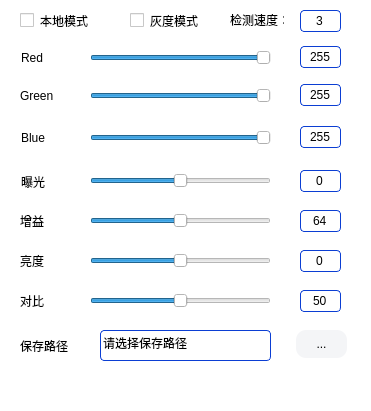
   <widget class="QFrame" name="set">
    <property name="geometry">
     <rect>
      <x>660</x>
      <y>60</y>
      <width>371</width>
      <height>411</height>
     </rect>
    </property>
    <property name="styleSheet">
     <string notr="true">border:0px solid rgb(255, 255, 255);
border-radius: 10px;
background:white</string>
    </property>
    <property name="frameShape">
     <enum>QFrame::NoFrame</enum>
    </property>
    <property name="frameShadow">
     <enum>QFrame::Raised</enum>
    </property>
    <widget class="QCheckBox" name="Die">
     <property name="geometry">
      <rect>
       <x>130</x>
       <y>10</y>
       <width>71</width>
       <height>21</height>
      </rect>
     </property>
     <property name="font">
      <font>
       <family>微软雅黑</family>
       <pointsize>9</pointsize>
       <weight>50</weight>
       <italic>false</italic>
       <bold>false</bold>
      </font>
     </property>
     <property name="styleSheet">
      <string notr="true">font: 9pt &quot;微软雅黑&quot;;</string>
     </property>
     <property name="text">
      <string>灰度模式</string>
     </property>
    </widget>
    <widget class="QLabel" name="R">
     <property name="geometry">
      <rect>
       <x>21</x>
       <y>50</y>
       <width>51</width>
       <height>16</height>
      </rect>
     </property>
     <property name="styleSheet">
      <string notr="true">font: 9pt &quot;微软雅黑&quot;;</string>
     </property>
     <property name="text">
      <string>Red</string>
     </property>
    </widget>
    <widget class="QSlider" name="RSld">
     <property name="geometry">
      <rect>
       <x>90</x>
       <y>47</y>
       <width>181</width>
       <height>22</height>
      </rect>
     </property>
     <property name="maximumSize">
      <size>
       <width>999999</width>
       <height>16777215</height>
      </size>
     </property>
     <property name="styleSheet">
      <string notr="true">QSlider::sub-page:horizontal
{
border: 1px solid #00ffFF; /* 边框颜色 */

background:qlineargradient(x1:0, y1:0, x2:0, y2:1, stop:0 #000000, stop:1 #0000FF); /* 颜色渐变*/

}</string>
     </property>
     <property name="maximum">
      <number>255</number>
     </property>
     <property name="value">
      <number>255</number>
     </property>
     <property name="orientation">
      <enum>Qt::Horizontal</enum>
     </property>
    </widget>
    <widget class="QSpinBox" name="RBx">
     <property name="geometry">
      <rect>
       <x>300</x>
       <y>46</y>
       <width>41</width>
       <height>22</height>
      </rect>
     </property>
     <property name="font">
      <font>
       <weight>50</weight>
       <bold>false</bold>
      </font>
     </property>
     <property name="contextMenuPolicy">
      <enum>Qt::DefaultContextMenu</enum>
     </property>
     <property name="layoutDirection">
      <enum>Qt::LeftToRight</enum>
     </property>
     <property name="styleSheet">
      <string notr="true">QSpinBox
{
	border:1px solid rgb(11, 62, 211);
	border-radius: 4px;
}
QSpinBox::up-button,QSpinBox::down-button
{
	width:0px;
}</string>
     </property>
     <property name="wrapping">
      <bool>false</bool>
     </property>
     <property name="frame">
      <bool>true</bool>
     </property>
     <property name="alignment">
      <set>Qt::AlignCenter</set>
     </property>
     <property name="buttonSymbols">
      <enum>QAbstractSpinBox::UpDownArrows</enum>
     </property>
     <property name="accelerated">
      <bool>false</bool>
     </property>
     <property name="correctionMode">
      <enum>QAbstractSpinBox::CorrectToPreviousValue</enum>
     </property>
     <property name="maximum">
      <number>255</number>
     </property>
     <property name="value">
      <number>255</number>
     </property>
    </widget>
    <widget class="QSpinBox" name="GBx">
     <property name="geometry">
      <rect>
       <x>300</x>
       <y>84</y>
       <width>41</width>
       <height>22</height>
      </rect>
     </property>
     <property name="styleSheet">
      <string notr="true">QSpinBox
{
	border:1px solid rgb(11, 62, 211);
	border-radius: 4px;
}
QSpinBox::up-button,QSpinBox::down-button
{
	width:0px;
}</string>
     </property>
     <property name="alignment">
      <set>Qt::AlignCenter</set>
     </property>
     <property name="maximum">
      <number>255</number>
     </property>
     <property name="value">
      <number>255</number>
     </property>
    </widget>
    <widget class="QLabel" name="G">
     <property name="geometry">
      <rect>
       <x>20</x>
       <y>88</y>
       <width>51</width>
       <height>16</height>
      </rect>
     </property>
     <property name="styleSheet">
      <string notr="true">font: 9pt &quot;微软雅黑&quot;;</string>
     </property>
     <property name="text">
      <string>Green</string>
     </property>
    </widget>
    <widget class="QSlider" name="GSld">
     <property name="geometry">
      <rect>
       <x>90</x>
       <y>85</y>
       <width>181</width>
       <height>22</height>
      </rect>
     </property>
     <property name="maximum">
      <number>255</number>
     </property>
     <property name="value">
      <number>255</number>
     </property>
     <property name="orientation">
      <enum>Qt::Horizontal</enum>
     </property>
    </widget>
    <widget class="QSlider" name="BSld">
     <property name="geometry">
      <rect>
       <x>90</x>
       <y>127</y>
       <width>181</width>
       <height>22</height>
      </rect>
     </property>
     <property name="maximum">
      <number>255</number>
     </property>
     <property name="value">
      <number>255</number>
     </property>
     <property name="orientation">
      <enum>Qt::Horizontal</enum>
     </property>
    </widget>
    <widget class="QLabel" name="B">
     <property name="geometry">
      <rect>
       <x>21</x>
       <y>130</y>
       <width>41</width>
       <height>16</height>
      </rect>
     </property>
     <property name="styleSheet">
      <string notr="true">font: 9pt &quot;微软雅黑&quot;;</string>
     </property>
     <property name="text">
      <string>Blue</string>
     </property>
    </widget>
    <widget class="QSpinBox" name="BBx">
     <property name="geometry">
      <rect>
       <x>300</x>
       <y>126</y>
       <width>41</width>
       <height>22</height>
      </rect>
     </property>
     <property name="styleSheet">
      <string notr="true">QSpinBox
{
	border:1px solid rgb(11, 62, 211);
	border-radius: 4px;
}
QSpinBox::up-button,QSpinBox::down-button
{
	width:0px;
}</string>
     </property>
     <property name="alignment">
      <set>Qt::AlignCenter</set>
     </property>
     <property name="maximum">
      <number>255</number>
     </property>
     <property name="value">
      <number>255</number>
     </property>
    </widget>
    <widget class="QLabel" name="BG">
     <property name="geometry">
      <rect>
       <x>21</x>
       <y>171</y>
       <width>51</width>
       <height>21</height>
      </rect>
     </property>
     <property name="styleSheet">
      <string notr="true">font: 9pt &quot;微软雅黑&quot;;</string>
     </property>
     <property name="text">
      <string>曝光</string>
     </property>
    </widget>
    <widget class="QSlider" name="BGSld">
     <property name="geometry">
      <rect>
       <x>90</x>
       <y>170</y>
       <width>181</width>
       <height>22</height>
      </rect>
     </property>
     <property name="minimum">
      <number>-20</number>
     </property>
     <property name="maximum">
      <number>20</number>
     </property>
     <property name="value">
      <number>0</number>
     </property>
     <property name="orientation">
      <enum>Qt::Horizontal</enum>
     </property>
    </widget>
    <widget class="QLabel" name="ZY">
     <property name="geometry">
      <rect>
       <x>20</x>
       <y>211</y>
       <width>51</width>
       <height>20</height>
      </rect>
     </property>
     <property name="styleSheet">
      <string notr="true">font: 9pt &quot;微软雅黑&quot;;</string>
     </property>
     <property name="text">
      <string>增益</string>
     </property>
    </widget>
    <widget class="QSlider" name="ZYSld">
     <property name="geometry">
      <rect>
       <x>90</x>
       <y>210</y>
       <width>181</width>
       <height>22</height>
      </rect>
     </property>
     <property name="minimum">
      <number>0</number>
     </property>
     <property name="maximum">
      <number>128</number>
     </property>
     <property name="value">
      <number>64</number>
     </property>
     <property name="orientation">
      <enum>Qt::Horizontal</enum>
     </property>
    </widget>
    <widget class="QSpinBox" name="ZYBx">
     <property name="geometry">
      <rect>
       <x>300</x>
       <y>210</y>
       <width>41</width>
       <height>22</height>
      </rect>
     </property>
     <property name="styleSheet">
      <string notr="true">QSpinBox
{
	border:1px solid rgb(11, 62, 211);
	border-radius: 4px;
}
QSpinBox::up-button,QSpinBox::down-button
{
	width:0px;
}</string>
     </property>
     <property name="alignment">
      <set>Qt::AlignCenter</set>
     </property>
     <property name="minimum">
      <number>0</number>
     </property>
     <property name="maximum">
      <number>128</number>
     </property>
     <property name="value">
      <number>64</number>
     </property>
    </widget>
    <widget class="QSlider" name="LDSld">
     <property name="geometry">
      <rect>
       <x>90</x>
       <y>250</y>
       <width>181</width>
       <height>22</height>
      </rect>
     </property>
     <property name="minimum">
      <number>-100</number>
     </property>
     <property name="maximum">
      <number>100</number>
     </property>
     <property name="orientation">
      <enum>Qt::Horizontal</enum>
     </property>
    </widget>
    <widget class="QSpinBox" name="LDBx">
     <property name="geometry">
      <rect>
       <x>300</x>
       <y>250</y>
       <width>41</width>
       <height>22</height>
      </rect>
     </property>
     <property name="styleSheet">
      <string notr="true">QSpinBox
{
	border:1px solid rgb(11, 62, 211);
	border-radius: 4px;
}
QSpinBox::up-button,QSpinBox::down-button
{
	width:0px;
}</string>
     </property>
     <property name="alignment">
      <set>Qt::AlignCenter</set>
     </property>
     <property name="minimum">
      <number>-100</number>
     </property>
     <property name="maximum">
      <number>100</number>
     </property>
     <property name="value">
      <number>0</number>
     </property>
    </widget>
    <widget class="QLabel" name="LD">
     <property name="geometry">
      <rect>
       <x>20</x>
       <y>251</y>
       <width>51</width>
       <height>20</height>
      </rect>
     </property>
     <property name="styleSheet">
      <string notr="true">font: 9pt &quot;微软雅黑&quot;;</string>
     </property>
     <property name="text">
      <string>亮度</string>
     </property>
    </widget>
    <widget class="QSlider" name="DBSld">
     <property name="geometry">
      <rect>
       <x>90</x>
       <y>290</y>
       <width>181</width>
       <height>22</height>
      </rect>
     </property>
     <property name="minimum">
      <number>0</number>
     </property>
     <property name="maximum">
      <number>100</number>
     </property>
     <property name="value">
      <number>50</number>
     </property>
     <property name="orientation">
      <enum>Qt::Horizontal</enum>
     </property>
    </widget>
    <widget class="QSpinBox" name="DBBx">
     <property name="geometry">
      <rect>
       <x>300</x>
       <y>290</y>
       <width>41</width>
       <height>22</height>
      </rect>
     </property>
     <property name="styleSheet">
      <string notr="true">QSpinBox
{
	border:1px solid rgb(11, 62, 211);
	border-radius: 4px;
}
QSpinBox::up-button,QSpinBox::down-button
{
	width:0px;
}</string>
     </property>
     <property name="alignment">
      <set>Qt::AlignCenter</set>
     </property>
     <property name="minimum">
      <number>0</number>
     </property>
     <property name="maximum">
      <number>100</number>
     </property>
     <property name="value">
      <number>50</number>
     </property>
    </widget>
    <widget class="QLabel" name="DB">
     <property name="geometry">
      <rect>
       <x>20</x>
       <y>291</y>
       <width>51</width>
       <height>20</height>
      </rect>
     </property>
     <property name="styleSheet">
      <string notr="true">font: 9pt &quot;微软雅黑&quot;
</string>
     </property>
     <property name="text">
      <string>对比</string>
     </property>
    </widget>
    <widget class="QLabel" name="LJ">
     <property name="geometry">
      <rect>
       <x>20</x>
       <y>336</y>
       <width>71</width>
       <height>20</height>
      </rect>
     </property>
     <property name="styleSheet">
      <string notr="true">font: 9pt &quot;微软雅黑&quot;;</string>
     </property>
     <property name="text">
      <string>保存路径</string>
     </property>
    </widget>
    <widget class="QLineEdit" name="LJTx">
     <property name="geometry">
      <rect>
       <x>100</x>
       <y>330</y>
       <width>171</width>
       <height>31</height>
      </rect>
     </property>
     <property name="styleSheet">
      <string notr="true">border:1px solid rgb(11, 62, 211);
border-radius: 4px;
font: 9pt &quot;微软雅黑&quot;;</string>
     </property>
     <property name="text">
      <string>请选择保存路径</string>
     </property>
     <property name="readOnly">
      <bool>true</bool>
     </property>
    </widget>
    <widget class="QPushButton" name="LJBut">
     <property name="geometry">
      <rect>
       <x>296</x>
       <y>330</y>
       <width>51</width>
       <height>28</height>
      </rect>
     </property>
     <property name="styleSheet">
      <string notr="true">background:rgb(244, 245, 247)</string>
     </property>
     <property name="text">
      <string>...</string>
     </property>
    </widget>
    <widget class="QSpinBox" name="BGBx">
     <property name="geometry">
      <rect>
       <x>300</x>
       <y>170</y>
       <width>41</width>
       <height>22</height>
      </rect>
     </property>
     <property name="styleSheet">
      <string notr="true">QSpinBox
{
	border:1px solid rgb(11, 62, 211);
	border-radius: 4px;
}
QSpinBox::up-button,QSpinBox::down-button
{
	width:0px;
}</string>
     </property>
     <property name="alignment">
      <set>Qt::AlignCenter</set>
     </property>
     <property name="minimum">
      <number>-20</number>
     </property>
     <property name="maximum">
      <number>20</number>
     </property>
     <property name="value">
      <number>0</number>
     </property>
    </widget>
    <widget class="QLabel" name="label">
     <property name="geometry">
      <rect>
       <x>80</x>
       <y>375</y>
       <width>191</width>
       <height>21</height>
      </rect>
     </property>
     <property name="styleSheet">
      <string notr="true">font: 9pt &quot;微软雅黑&quot;;</string>
     </property>
     <property name="text">
      <string>&lt;html&gt;&lt;head/&gt;&lt;body&gt;&lt;p align=&quot;center&quot;&gt;&lt;br/&gt;&lt;/p&gt;&lt;/body&gt;&lt;/html&gt;</string>
     </property>
    </widget>
    <widget class="QCheckBox" name="Local">
     <property name="geometry">
      <rect>
       <x>20</x>
       <y>10</y>
       <width>71</width>
       <height>21</height>
      </rect>
     </property>
     <property name="font">
      <font>
       <family>微软雅黑</family>
       <pointsize>9</pointsize>
       <weight>50</weight>
       <italic>false</italic>
       <bold>false</bold>
      </font>
     </property>
     <property name="styleSheet">
      <string notr="true">font: 9pt &quot;微软雅黑&quot;;</string>
     </property>
     <property name="text">
      <string>本地模式</string>
     </property>
    </widget>
    <widget class="QLabel" name="label_2">
     <property name="geometry">
      <rect>
       <x>230</x>
       <y>14</y>
       <width>54</width>
       <height>12</height>
      </rect>
     </property>
     <property name="styleSheet">
      <string notr="true">font: 9pt &quot;微软雅黑&quot;;</string>
     </property>
     <property name="text">
      <string>检测速度：</string>
     </property>
    </widget>
    <widget class="QSpinBox" name="quick">
     <property name="geometry">
      <rect>
       <x>300</x>
       <y>10</y>
       <width>41</width>
       <height>22</height>
      </rect>
     </property>
     <property name="font">
      <font>
       <weight>50</weight>
       <bold>false</bold>
      </font>
     </property>
     <property name="contextMenuPolicy">
      <enum>Qt::DefaultContextMenu</enum>
     </property>
     <property name="layoutDirection">
      <enum>Qt::LeftToRight</enum>
     </property>
     <property name="styleSheet">
      <string notr="true">QSpinBox
{
	border:1px solid rgb(11, 62, 211);
	border-radius: 4px;
}
QSpinBox::up-button,QSpinBox::down-button
{
	width:0px;
}</string>
     </property>
     <property name="wrapping">
      <bool>false</bool>
     </property>
     <property name="frame">
      <bool>true</bool>
     </property>
     <property name="alignment">
      <set>Qt::AlignCenter</set>
     </property>
     <property name="buttonSymbols">
      <enum>QAbstractSpinBox::UpDownArrows</enum>
     </property>
     <property name="accelerated">
      <bool>false</bool>
     </property>
     <property name="correctionMode">
      <enum>QAbstractSpinBox::CorrectToPreviousValue</enum>
     </property>
     <property name="maximum">
      <number>8</number>
     </property>
     <property name="value">
      <number>3</number>
     </property>
    </widget>
   </widget>
